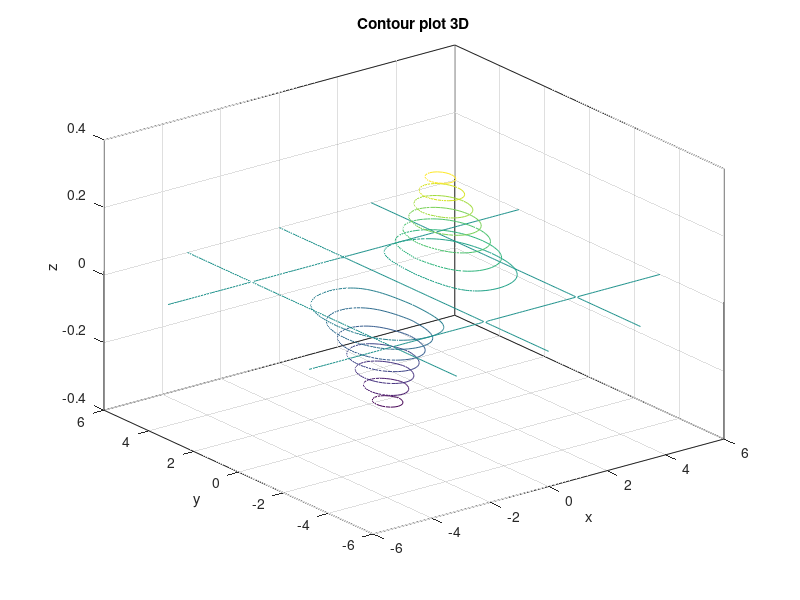

Here is the MATLAB script that generated this plot:
% =====================================================
% Grafik Garis 3D - CONTOUR PLOT
% =====================================================

clc; clear; close all;

x = -6.0:0.1:6.0;
y = -6.0:0.1:6.0;
[X, Y] = meshgrid(x, y);
Z = 1.8.^(-1.5*sqrt(X.^2 + Y.^2)) .* cos(0.5*Y) .* sin(X);

contour3(X, Y, Z, 15)
xlabel('x');
ylabel('y');
zlabel('z');
title('Contour plot 3D')
grid on
